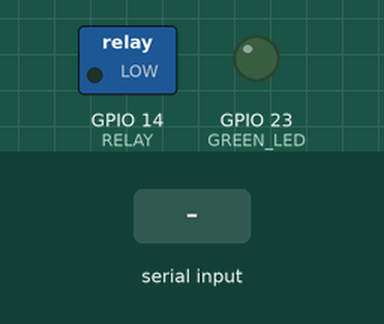
Simulated run of this sketch. Board: ESP32. On the bench: switched loads named in the sketch (green lamp = pin HIGH), output pins drawn as LEDs (lit = HIGH). The inputs (shaded band) are chosen by the test bench.

Above: at 1.2 s.
1.3 s: "LUZ_ON" received over Serial
At 1.9 s:
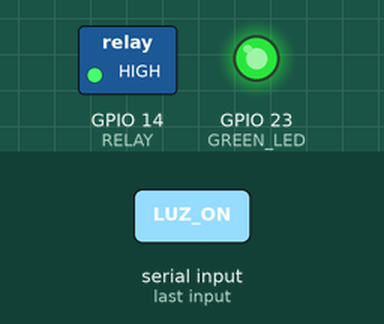
2.8 s: "LUZ_OFF" received over Serial
At 3.1 s:
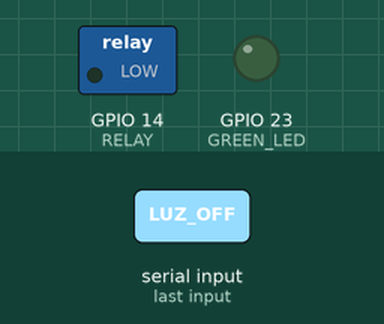
Timing chart, 0 to 5.8 s (numbered marks = the images above; inputs shaded):
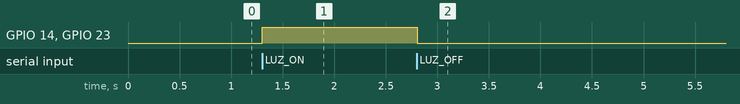

Measured:
- after the input at 1.3 s, GPIO 14 (RELAY), GPIO 23 (GREEN_LED): LOW → HIGH at once
- after the input at 2.8 s, GPIO 14 (RELAY), GPIO 23 (GREEN_LED): HIGH → LOW at once

The sketch:

sketch.ino
```cpp
const short GREEN_LED = 23; //valor por defecto en placa UTN
const short RELAY = 14;

void setup() {
  pinMode(GREEN_LED, OUTPUT);
  pinMode(RELAY, OUTPUT);
  //Inicializar la comunicación serial:
  Serial.begin(9600);

}

void loop() {

 if(Serial.available() != 0){
    String cmd = "";
    while(Serial.available()){
      cmd += (char)Serial.read();

      if(cmd == "LUZ_ON"){
        digitalWrite(GREEN_LED, HIGH);
        digitalWrite(RELAY, HIGH);
      }
      else if(cmd == "LUZ_OFF"){
        digitalWrite(GREEN_LED, LOW);
        digitalWrite(RELAY, LOW);
      }
    }
  }
  delay(100);

}
```
